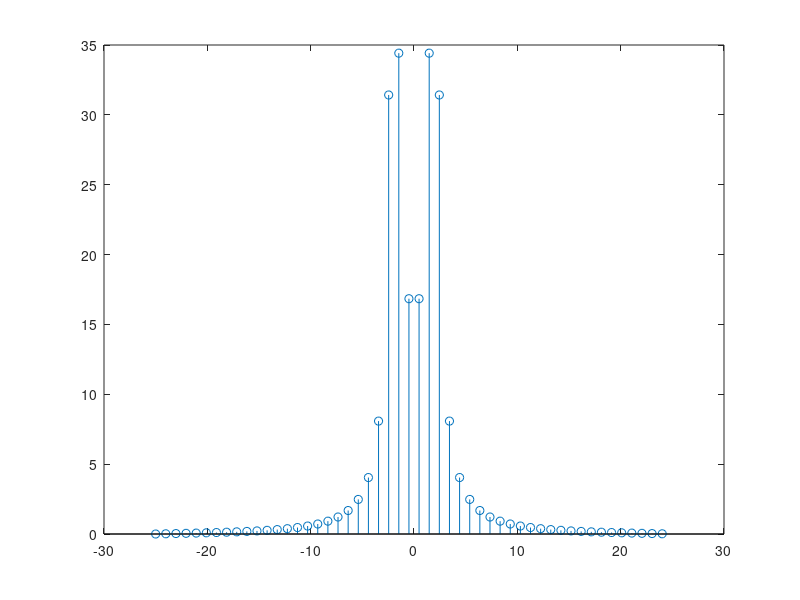

The MATLAB script that drew this image:

f =27;
fm = 50; % recordar que debe estar muestreada al doble, asi que lo que seguro pasa es que hay aliasing
t = 0:1/fm:1;
x = @(t) 2*sin(2*pi*f*t);

x_n = x(t);
N = length(x_n);
X_K = fft(x_n);
% ajusto
%X_K = fftshift(X_K);

k = -N/2 : N/2-1;
k = k * (fm/N); % vector de frecuencias en Hz

figure(2); clf;
stem(k, abs(X_K));
